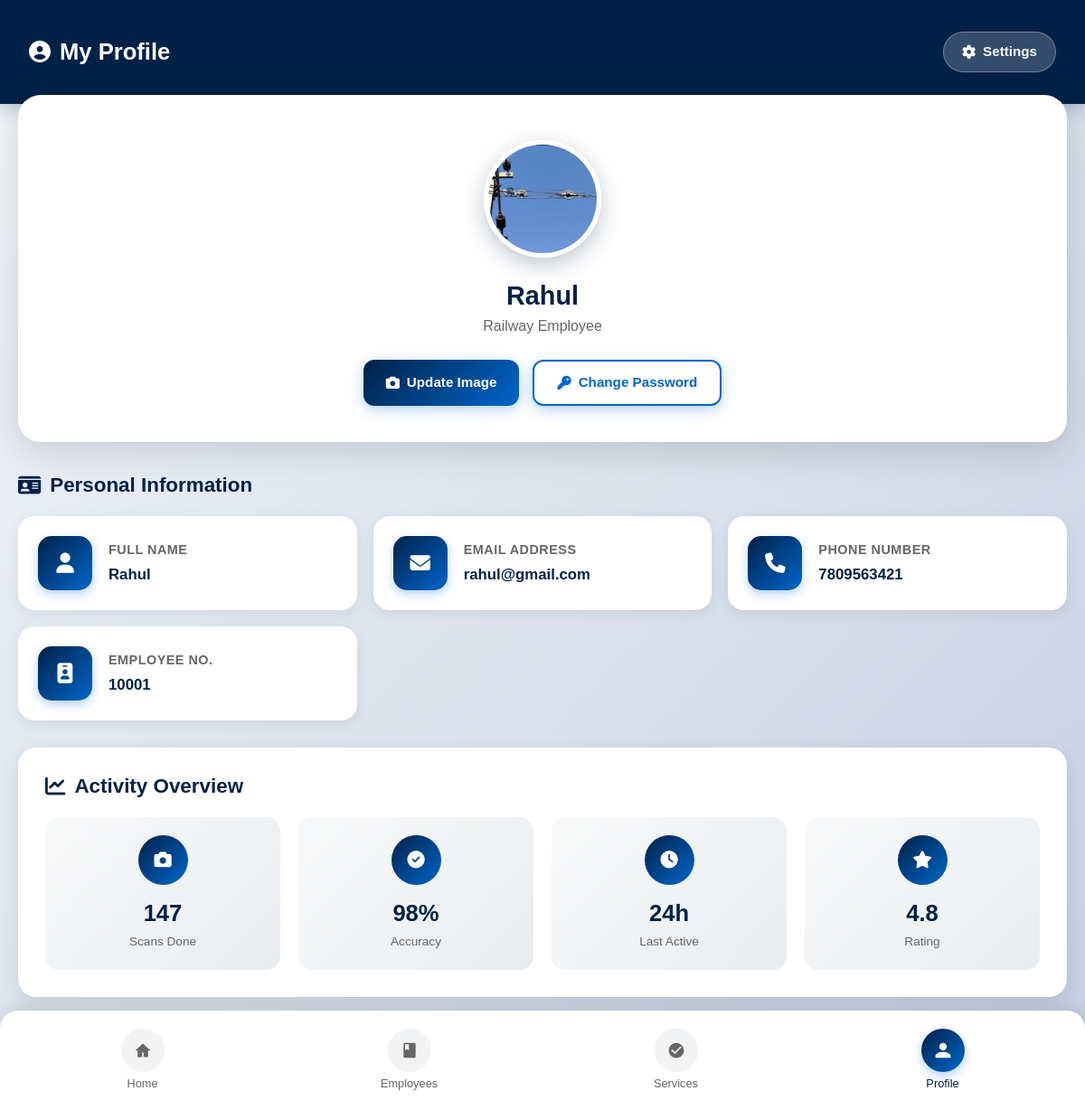
/accounts/profile/ (signed in), run on the app's committed database.
### Accounts/models.py (models this page shows, shortened)
class Profile(models.Model):
    user = models.OneToOneField(CustomUser, on_delete=models.CASCADE)
    mobile_number = models.CharField(max_length=10, blank=True, null=True)
    address = models.CharField(max_length=300,blank=True, null=True)
    profile_photo = models.ImageField(upload_to='profile_photos/')

class CustomUser(AbstractBaseUser, PermissionsMixin):
    username = models.CharField(max_length=50, unique=True)
    email = models.EmailField(unique=True)
    employee_id = models.CharField(max_length=20, unique=True)
    date_joined = models.DateTimeField(auto_now_add=True)
    last_login = models.DateTimeField(auto_now=True)
    is_active = models.BooleanField(default=True)
    is_staff = models.BooleanField(default=True)
    is_superuser = models.BooleanField(default=False)
    objects = UserManager()
    USERNAME_FIELD = "email"
    REQUIRED_FIELDS = ["employee_id"]

### Accounts/views.py (the view)
# urls.py: path('profile/', views.profile_view, name='profile'),
@login_required(login_url='login')
def profile_view(request):
    try:
        profile = Profile.objects.get(user=request.user)
    except Profile.DoesNotExist:
        return redirect("create_profile")   # send to create page
    return render(request, "account/profile2.html", {"profile": profile})

### Accounts/templates/account/profile2.html (shortened to what this page needs)
<!DOCTYPE html>
<html lang="en">
<head>
  <link href="https://cdn.jsdelivr.net/npm/bootstrap@5.3.2/dist/css/bootstrap.min.css" rel="stylesheet" />
  <link href="https://cdnjs.cloudflare.com/ajax/libs/font-awesome/6.5.0/css/all.min.css" rel="stylesheet" />
</head>
<body>
  <div class="profile-header">
    <div class="container-fluid">
      <div class="header-content">
        <div class="header-title">
          <i class="fas fa-user-circle"></i>
          <h2>My Profile</h2>
        </div>
        <a href="{% url 'support' %}" class="support-btn">
          <i class="fas fa-cog"></i>
          <span>Settings</span>
        </a>
      </div>
    </div>
  </div>
  <div class="profile-card">
    <div class="profile-avatar-wrapper">
      <img src="{{ profile.profile_photo.url }}" alt="Profile" class="profile-avatar" />
    </div>
    <h3 class="profile-name">{{ user.username|capfirst }}</h3>
    <p class="profile-role">Railway Employee</p>
    <div class="action-buttons">
      <a href="#" class="btn-action">
        <i class="fas fa-camera"></i>
        <span>Update Image</span>
      </a>
      <a href="{% url 'change_password' %}" class="btn-action btn-action-secondary">
        <i class="fas fa-key"></i>
        <span>Change Password</span>
      </a>
    </div>
  </div>
  <div class="info-section">
    <h4 class="section-header">
      <i class="fas fa-id-card"></i>
      Personal Information
    </h4>
    <div class="info-cards-grid">
      <div class="info-card">
        <div class="info-icon">
          <i class="fas fa-user"></i>
        </div>
        <div class="info-content">
          <div class="info-label">Full Name</div>
          <div class="info-value">{{profile.user.username | capfirst }}</div>
        </div>
      </div>
      <div class="info-card">
        <div class="info-icon">
          <i class="fas fa-envelope"></i>
        </div>
        <div class="info-content">
          <div class="info-label">Email Address</div>
          <div class="info-value">{{profile.user.email}}</div>
        </div>
      </div>
      <div class="info-card">
        <div class="info-icon">
          <i class="fas fa-phone"></i>
        </div>
        <div class="info-content">
          <div class="info-label">Phone Number</div>
          <div class="info-value">{{profile.mobile_number}}</div>
        </div>
      </div>
      <div class="info-card">
        <div class="info-icon">
          <i class="fas fa-id-badge"></i>
        </div>
        <div class="info-content">
          <div class="info-label">Employee No.</div>
          <div class="info-value">{{profile.user.employee_id}}</div>
        </div>
      </div>
    </div>
  </div>
  <div class="stats-section">
    <h4 class="section-header">
      <i class="fas fa-chart-line"></i>
      Activity Overview
    </h4>
    <div class="stats-grid">
      <div class="stat-item">
        <div class="stat-icon">
          <i class="fas fa-camera"></i>
        </div>
        <div class="stat-value">147</div>
        <div class="stat-label">Scans Done</div>
      </div>
      <div class="stat-item">
        <div class="stat-icon">
          <i class="fas fa-check-circle"></i>
        </div>
        <div class="stat-value">98%</div>
        <div class="stat-label">Accuracy</div>
      </div>
      <div class="stat-item">
        <div class="stat-icon">
          <i class="fas fa-clock"></i>
        </div>
        <div class="stat-value">24h</div>
        <div class="stat-label">Last Active</div>
      </div>
      <div class="stat-item">
        <div class="stat-icon">
          <i class="fas fa-star"></i>
        </div>
        <div class="stat-value">4.8</div>
        <div class="stat-label">Rating</div>
      </div>
    </div>
  </div>
  <div class="bottom-nav">
    <a href="{% url 'railway' %}" class="nav-item">
      <div class="icon-wrapper">
        <svg xmlns="http://www.w3.org/2000/svg" viewBox="0 0 24 24">
          <path d="M12 3l10 9h-3v9h-6v-6h-2v6H5v-9H2Z" />
        </svg>
      </div>
      <span class="nav-text">Home</span>
    </a>
    <a href="{% url 'employee' %}" class="nav-item">
      <div class="icon-wrapper">
        <svg xmlns="http://www.w3.org/2000/svg" viewBox="0 0 24 24">
          <path d="M18 2H6c-1.1 0-2 .9-2 2v16c0 1.1.9 2 2 2h12c1.1 0 2-.9 2-2V4c0-1.1-.9-2-2-2zM6 4h5v8l-2.5-1.5L6 12V4z" />
        </svg>
      </div>
      <span class="nav-text">Employees</span>
    </a>
    <a href="{% url 'services' %}" class="nav-item">
      <div class="icon-wrapper">
        <svg xmlns="http://www.w3.org/2000/svg" viewBox="0 0 24 24">
          <path d="M12 2C6.48 2 2 6.48 2 12s4.48 10 10 10 10-4.48 10-10S17.52 2 12 2zm-2 15l-5-5 1.41-1.41L10 14.17l7.59-7.59L19 8l-9 9z" />
        </svg>
      </div>
      <span class="nav-text">Services</span>
    </a>
    <a href="{% url 'profile' %}" class="nav-item active">
      <div class="icon-wrapper">
        <svg xmlns="http://www.w3.org/2000/svg" viewBox="0 0 24 24">
          <path d="M12 12a5 5 0 1 0-5-5a5 5 0 0 0 5 5Zm0 2c-3.33 0-10 1.67-10 5v3h20v-3c0-3.33-6.67-5-10-5Z" />
        </svg>
      </div>
      <span class="nav-text">Profile</span>
    </a>
  </div>
</body>
</html>

### data on the page
Profile: profile_photo (picture), user.username "Rahul", user.email "rahul@gmail.com", mobile_number "7809563421", user.employee_id "10001"
CustomUser: username "Rahul"
